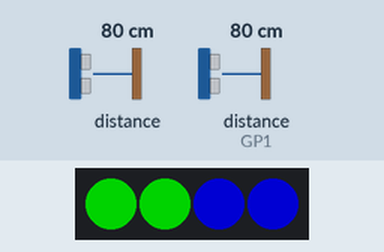
This program was run on a simulated Raspberry Pi Pico running MicroPython. On the bench: 4 RGB LEDs in strip order, left to right. The test bench sets the inputs (shaded band); at power-on: distance to the obstacle 80 cm, distance to the obstacle (sensor on GP1) 80 cm. Dim RGB values are drawn brighter than linear.

Above: at 1.2 s.
1.3 s: distance to the obstacle (sensor 0) set to 17 cm
2.8 s: distance to the obstacle (sensor 0) set to 13 cm
At 4.0 s:
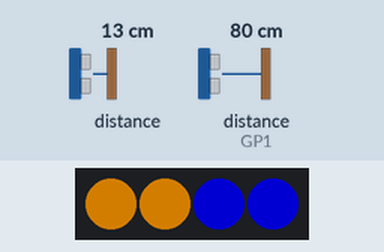
4.3 s: distance to the obstacle (sensor on GP1) set to 17 cm
5.8 s: distance to the obstacle (sensor on GP1) set to 13 cm
At 6.2 s:
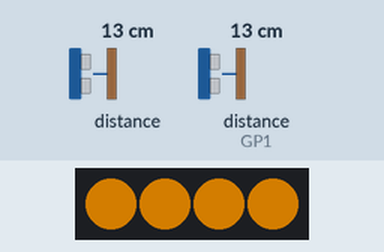
7.3 s: distance to the obstacle (sensor 0) set to 7 cm
8.8 s: distance to the obstacle (sensor 0) set to 4 cm
At 9.7 s:
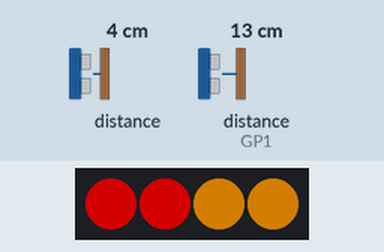
Timing chart, 0 to 11.3 s (numbered marks = the images above; inputs shaded):
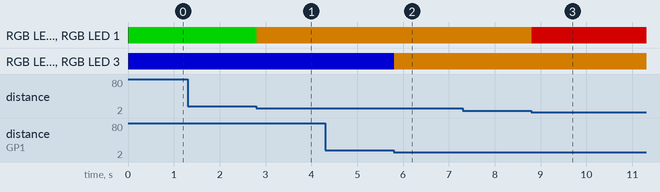

The program:

UltrasonicControlledLights.py
```python
# Showing the use of both ultrasonics to inidcate distance from front / rear
#Green - long way to the nearest thing
#Yellow no more than 15cm to the nearest thing
#Red no more than 5cm to the nearest thing

from PicoAutonomousRobotics import KitronikPicoRobotBuggy
from utime import sleep_us

buggy = KitronikPicoRobotBuggy()
#start with the LEDs on green
buggy.setLED(0,buggy.GREEN)
buggy.setLED(1,buggy.GREEN)
buggy.setLED(2,buggy.GREEN)
buggy.setLED(3,buggy.GREEN)
buggy.show()

while True:
    frontDistance = buggy.getDistance("f")
    rearDistance = buggy.getDistance("r")
    #change LED colour depending on the distance measured
    if(frontDistance > 15):
        buggy.setLED(0,buggy.GREEN)
        buggy.setLED(1,buggy.GREEN)
    elif (frontDistance > 5):
        buggy.setLED(0,buggy.YELLOW)
        buggy.setLED(1,buggy.YELLOW)
    else:
        buggy.setLED(0,buggy.RED)
        buggy.setLED(1,buggy.RED)
    if(rearDistance>15):
        buggy.setLED(2,buggy.BLUE)
        buggy.setLED(3,buggy.BLUE)
    elif(rearDistance>5):
        buggy.setLED(2,buggy.YELLOW)
        buggy.setLED(3,buggy.YELLOW)
    else:
        buggy.setLED(2,buggy.RED)
        buggy.setLED(3,buggy.RED)
    buggy.show()
    sleep_us(50)
```

Measured:
- the behaviour switches between 16 and 15 cm on distance to the obstacle (sensor 0) (found by bisection; images 0 and 1)
- the behaviour switches between 16 and 15 cm on distance to the obstacle (sensor on GP1) (found by bisection; images 1 and 2)
- the behaviour switches between 6 and 5 cm on distance to the obstacle (sensor 0) (found by bisection; images 2 and 3)
- after the input at 1.3 s, every drawn part: stays the same
- after the input at 2.8 s, RGB LED 0, RGB LED 1: RGB(0, 127, 0) → RGB(127, 75, 0) at once
- after the input at 4.3 s, every drawn part: stays the same
- after the input at 5.8 s, RGB LED 2, RGB LED 3: RGB(0, 0, 127) → RGB(127, 75, 0) at once
- after the input at 7.3 s, every drawn part: stays the same
- after the input at 8.8 s, RGB LED 0, RGB LED 1: RGB(127, 75, 0) → RGB(127, 0, 0) at once
